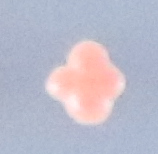
#> input picture Cells/SMALL_CELL.102.png, 158 x 154 px, given in place of P53 Plate A copy.JPG, which was not available
$ python cropper.py
#> lines starting #> are read from the running program, lines starting #| are printed output that depends on the picture
# import the necessary packages
import argparse

import cv2
from plantcv import plantcv as pcv
# initialize the list of reference points and boolean indicating
# whether cropping is being performed or not
try:
	refPt = []
	cropping = False
	def click_and_crop(event, x, y, flags, param):
		# grab references to the global variables
		global refPt, cropping
		# if the left mouse button was clicked, record the starting
		# (x, y) coordinates and indicate that cropping is being
		# performed
		if event == cv2.EVENT_LBUTTONDOWN:
			refPt = [(x, y)]
			cropping = True
		# check to see if the left mouse button was released
		elif event == cv2.EVENT_LBUTTONUP:
			# record the ending (x, y) coordinates and indicate that
			# the cropping operation is finished
			refPt.append((x, y))
			cropping = False
			# draw a rectangle around the region of interest
			cv2.rectangle(image, refPt[0], refPt[1], (0, 255, 0), 2)
			cv2.imshow("image", image)


	image = cv2.imread("P53 Plate A copy.JPG")
#> image is the input picture: shape (154, 158, 3); mean B, G, R 202.4, 187.3, 189
	image = cv2.resize(image, (1200,800))
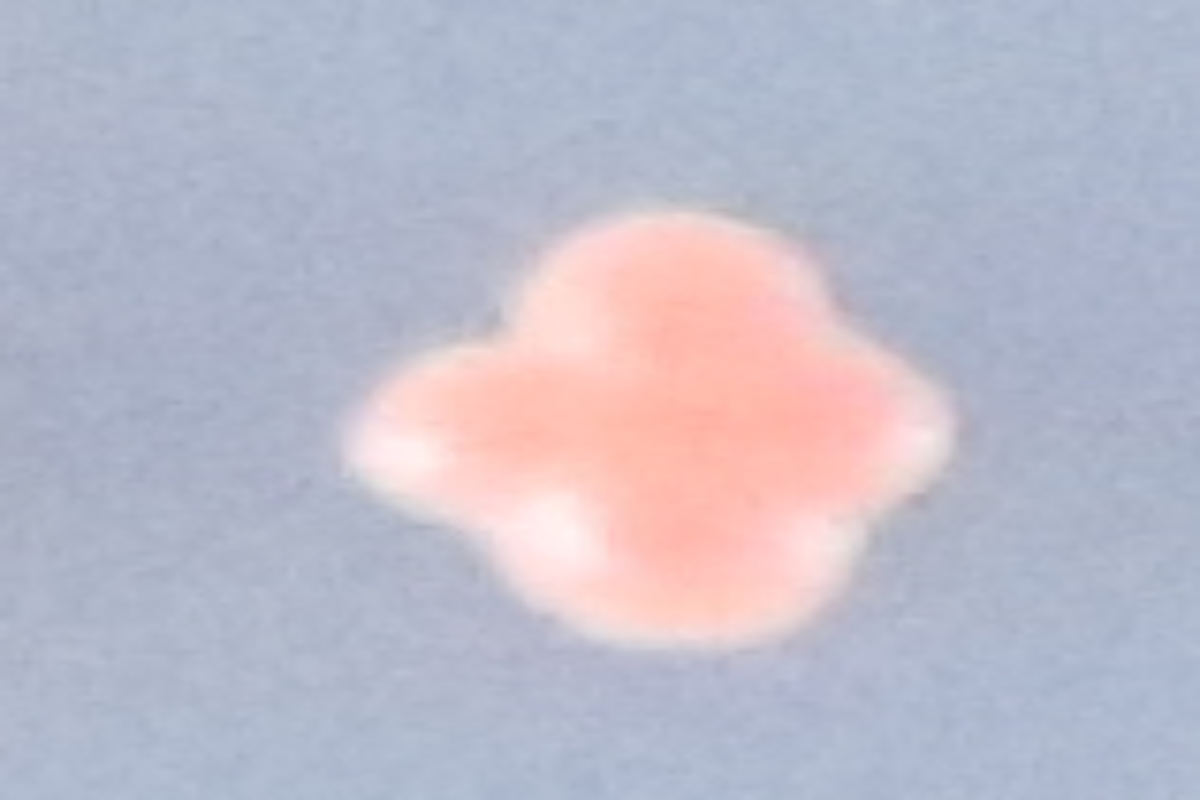
#> image: shape (800, 1200, 3); mean B, G, R 202.3, 187.2, 188.9
	cv2.imwrite("rezised.png", image)
	clone = image.copy()
	cv2.namedWindow("image")
	cv2.setMouseCallback("image", click_and_crop)
	# keep looping until the 'q' key is pressed
	while True:
		# display the image and wait for a keypress
		cv2.imshow("image", image)
		key = cv2.waitKey(1) & 0xFF
#> (key Esc is pressed here)
		# if the 'r' key is pressed, reset the cropping region
		if key == ord("r"):
			image = clone.copy()
		# if the 'c' key is pressed, break from the loop
		elif key == ord("c"):
			break
	# if there are two reference points, then crop the region of interest
	# from teh image and display it
	if len(refPt) == 2:
		roi = clone[refPt[0][1]:refPt[1][1], refPt[0][0]:refPt[1][0]]
		#cv2.imshow("ROI", roi)
		#cv2.waitKey(0)
	centroids_x = ((refPt[0][0] + refPt[1][0])/2) * 5
	centroids_y = ((refPt[0][1] + refPt[1][1])/2) * 5
except:
	pass
print(centroids_x)


# close all open windows

$ run again, on Cells/SMALL_CELL.104.png
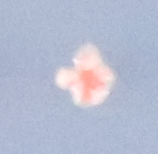
#> input picture Cells/SMALL_CELL.104.png, 158 x 154 px, given in place of P53 Plate A copy.JPG, which was not available
#> image is the input picture: shape (154, 158, 3); mean B, G, R 209.2, 188.3, 182.1
#> `image = cv2.resize(image, (1200,800))`:
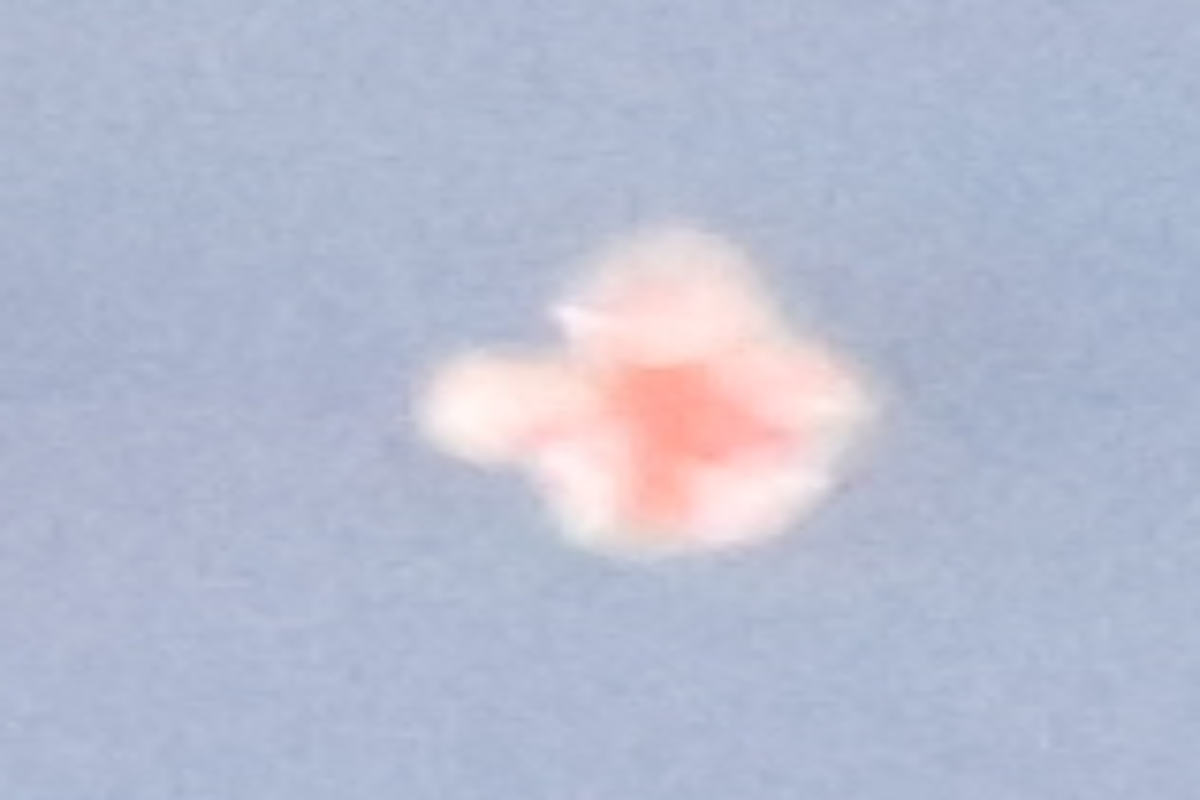
#> image: shape (800, 1200, 3); mean B, G, R 209.1, 188.2, 182
